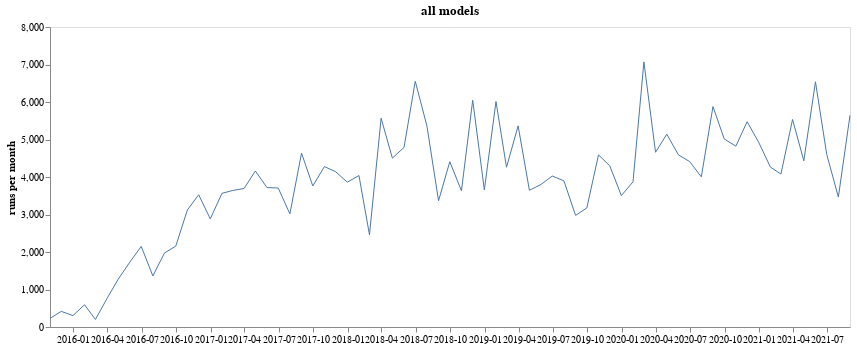

Notebook code cell kept with this figure:
### Code cell
all_models_counts = long.groupby('index').sum().reset_index()
altair.Chart(all_models_counts).mark_line().encode(
    altair.X('index:T', axis=altair.Axis(format='%Y-%m'), title=None),
    altair.Y('value:Q', title='runs per month'),
    size=altair.value(1)
).properties(
    width=800,
    height=300,
    title='all models'
).configure_axis(
    grid=False
)

### Figure 1 — Vega-Lite specification as saved in the notebook (floating-point values rounded to 4 significant figures)
{"config": {"view": {"continuousWidth": 400, "continuousHeight": 300}, "axis": {"grid": false}}, "data": {"name": "data-bdcf9819a20734a2532009d0533feb65"}, "mark": "line", "encoding": {"size": {"value": 1}, "x": {"type": "temporal", "axis": {"format": "%Y-%m"}, "field": "index", "title": null}, "y": {"type": "quantitative", "field": "value", "title": "runs per month"}}, "height": 300, "title": "all models", "width": 800, "$schema": "https://vega.github.io/schema/vega-lite/v4.8.1.json", "datasets": {"data-bdcf9819a20734a2532009d0533feb65": [{"index": "2015-10-31T00:00:00+00:00", "value": 230.0}, {"index": "2015-11-30T00:00:00+00:00", "value": 417.0}, {"index": "2015-12-31T00:00:00+00:00", "value": 304.0}, {"index": "2016-01-31T00:00:00+00:00", "value": 593.0}, {"index": "2016-02-29T00:00:00+00:00", "value": 202.0}, {"index": "2016-03-31T00:00:00+00:00", "value": 762.0}, {"index": "2016-04-30T00:00:00+00:00", "value": 1279.0}, {"index": "2016-05-31T00:00:00+00:00", "value": 1734.0}, {"index": "2016-06-30T00:00:00+00:00", "value": 2149.0}, {"index": "2016-07-31T00:00:00+00:00", "value": 1361.0}, {"index": "2016-08-31T00:00:00+00:00", "value": 1975.0}, {"index": "2016-09-30T00:00:00+00:00", "value": 2156.0}, {"index": "2016-10-31T00:00:00+00:00", "value": 3122.0}, {"index": "2016-11-30T00:00:00+00:00", "value": 3527.0}, {"index": "2016-12-31T00:00:00+00:00", "value": 2883.0}, {"index": "2017-01-31T00:00:00+00:00", "value": 3564.0}, {"index": "2017-02-28T00:00:00+00:00", "value": 3639.0}, {"index": "2017-03-31T00:00:00+00:00", "value": 3694.0}, {"index": "2017-04-30T00:00:00+00:00", "value": 4161.0}, {"index": "2017-05-31T00:00:00+00:00", "value": 3718.0}, {"index": "2017-06-30T00:00:00+00:00", "value": 3706.0}, {"index": "2017-07-31T00:00:00+00:00", "value": 3017.0}, {"index": "2017-08-31T00:00:00+00:00", "value": 4637.0}, {"index": "2017-09-30T00:00:00+00:00", "value": 3761.0}, {"index": "2017-10-31T00:00:00+00:00", "value": 4278.0}, {"index": "2017-11-30T00:00:00+00:00", "value": 4140.0}, {"index": "2017-12-31T00:00:00+00:00", "value": 3862.0}, {"index": "2018-01-31T00:00:00+00:00", "value": 4039.0}, {"index": "2018-02-28T00:00:00+00:00", "value": 2460.0}, {"index": "2018-03-31T00:00:00+00:00", "value": 5568.0}, {"index": "2018-04-30T00:00:00+00:00", "value": 4504.0}, {"index": "2018-05-31T00:00:00+00:00", "value": 4789.0}, {"index": "2018-06-30T00:00:00+00:00", "value": 6552.0}, {"index": "2018-07-31T00:00:00+00:00", "value": 5364.0}, {"index": "2018-08-31T00:00:00+00:00", "value": 3366.0}, {"index": "2018-09-30T00:00:00+00:00", "value": 4408.0}, {"index": "2018-10-31T00:00:00+00:00", "value": 3632.0}, {"index": "2018-11-30T00:00:00+00:00", "value": 6047.0}, {"index": "2018-12-31T00:00:00+00:00", "value": 3656.0}, {"index": "2019-01-31T00:00:00+00:00", "value": 6013.0}, {"index": "2019-02-28T00:00:00+00:00", "value": 4260.0}, {"index": "2019-03-31T00:00:00+00:00", "value": 5363.0}, {"index": "2019-04-30T00:00:00+00:00", "value": 3647.0}, {"index": "2019-05-31T00:00:00+00:00", "value": 3802.0}, {"index": "2019-06-30T00:00:00+00:00", "value": 4026.0}, {"index": "2019-07-31T00:00:00+00:00", "value": 3897.0}, {"index": "2019-08-31T00:00:00+00:00", "value": 2977.0}, {"index": "2019-09-30T00:00:00+00:00", "value": 3174.0}, {"index": "2019-10-31T00:00:00+00:00", "value": 4589.0}, {"index": "2019-11-30T00:00:00+00:00", "value": 4300.0}, {"index": "2019-12-31T00:00:00+00:00", "value": 3504.0}, {"index": "2020-01-31T00:00:00+00:00", "value": 3871.0}, {"index": "2020-02-29T00:00:00+00:00", "value": 7068.0}, {"index": "2020-03-31T00:00:00+00:00", "value": 4660.0}, {"index": "2020-04-30T00:00:00+00:00", "value": 5141.0}, {"index": "2020-05-31T00:00:00+00:00", "value": 4591.0}, {"index": "2020-06-30T00:00:00+00:00", "value": 4410.0}, {"index": "2020-07-31T00:00:00+00:00", "value": 4004.0}, {"index": "2020-08-31T00:00:00+00:00", "value": 5878.0}, {"index": "2020-09-30T00:00:00+00:00", "value": 5014.0}, {"index": "2020-10-31T00:00:00+00:00", "value": 4823.0}, {"index": "2020-11-30T00:00:00+00:00", "value": 5474.0}, {"index": "2020-12-31T00:00:00+00:00", "value": 4921.0}, {"index": "2021-01-31T00:00:00+00:00", "value": 4263.0}, {"index": "2021-02-28T00:00:00+00:00", "value": 4078.0}, {"index": "2021-03-31T00:00:00+00:00", "value": 5535.0}, {"index": "2021-04-30T00:00:00+00:00", "value": 4433.0}, {"index": "2021-05-31T00:00:00+00:00", "value": 6538.0}, {"index": "2021-06-30T00:00:00+00:00", "value": 4604.0}, {"index": "2021-07-31T00:00:00+00:00", "value": 3465.0}, {"index": "2021-08-31T00:00:00+00:00", "value": 5647.0}]}}
